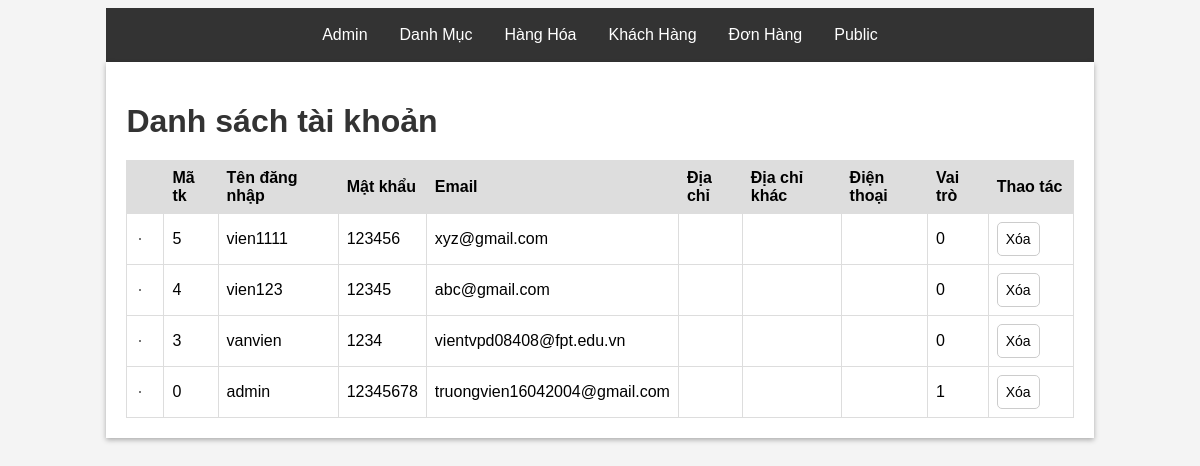
Page /admin/index.php?act=listkh on the committed database.
### tables this page shows
CREATE TABLE `customer` (
  `id` int(10) NOT NULL,
  `user` varchar(50) NOT NULL,
  `phone` varchar(50) DEFAULT NULL,
  `email` varchar(255) DEFAULT NULL,
  `address` varchar(255) DEFAULT NULL,
  `pass` varchar(50) NOT NULL,
  `role` tinyint(4) NOT NULL DEFAULT 0
);

### model/pdo.php (called while the page is built, shortened)
<?php
function pdo_get_connection(){
    $dburl = "mysql:host=localhost:3307;dbname=duan1;charset=utf8";
    $username = 'root';
    $password = '';
    $conn = new PDO($dburl, $username, $password);
    $conn->setAttribute(PDO::ATTR_ERRMODE, PDO::ERRMODE_EXCEPTION);
    return $conn;
}
function pdo_query($sql){
    $sql_args = array_slice(func_get_args(), 1);
    try{
        $conn = pdo_get_connection();
        $stmt = $conn->prepare($sql);
        $stmt->execute($sql_args);
        $rows = $stmt->fetchAll();
        return $rows;
    }
    catch(PDOException $e){
        throw $e;
    }
    finally{
        unset($conn);
    }
}

### model/taikhoan.php (called while the page is built, shortened)
<?php
function load_add_taikhoan(){
    $sql = "SELECT * FROM customer ORDER BY id desc";
    $listtaikhoan=pdo_query($sql);
    return $listtaikhoan;
}
?>

### admin/taikhoan/list.php (the view, shortened to what this page needs)
<div class="container">
        <div class="row fromtitle">
            <h1>Danh sách tài khoản</h1>
        </div>
        <div class="row fromcontent">
            <form action="" method="post">
                <div class="row mb10 mt20 formdsloai">
                    <table>
                        <tr>
                            <th></th>
                            <th>Mã tk</th>
                            <th>Tên đăng nhập</th>
                            <th>Mật khẩu</th>
                            <th>Email</th>
                            <th>Địa chỉ</th>
                            <th>Địa chỉ khác</th>
                            <th>Điện thoại</th>
                            <th>Vai trò</th>
                            <th>Thao tác</th>
                        </tr>
                        <?php
                            foreach ($listtaikhoan as $taikhoan) {
                                extract($taikhoan);
                                $xoatk='index.php?act=xoatk&id='.$id;
                                echo '<tr>
                                <td><input type="checkbox" name="" id=""></td>
                                <td>'.$id.'</td>
                                <td>'.$user.'</td>
                                <td>'.$pass.'</td>
                                <td>'.$email.'</td>
                                <td>'.$address.'</td>
                                <td>'.$address_other.'</td>
                                <td>'.$phone.'</td>
                                <td>'.$role.'</td>
                                <td> <a href="'.$xoatk.'"><input type="button" value="Xóa" ></a></td>
                            </tr>';
                            }
                        ?>
                    </table>
                </div>
            </form>
        </div>
    </div>

### view/CSS/admin.css (style rules this page uses)
body { font-family: Arial, sans-serif; background-color: #f4f4f4; }
.container { max-width: 80%; margin: 0 auto; padding: 20px; background-color: #fff; box-shadow: 0 2px 5px rgba(0, 0, 0, 0.3); }
h1 { color: #333; margin-bottom: 20px; }
form { flex-direction: column; }
input, textarea { width: 100%; padding: 8px; border: 1px solid #ccc; border-radius: 3px; font-size: 14px; }
a { text-decoration: none; }
table { border-collapse: collapse; width: 100%; }
th, td { border: 1px solid #dddddd; text-align: left; padding: 8px; }
th { background-color: #dddddd; }
input { align-items: center; width: 10%; }
input[type="button"], input[type="submit"], input[type="reset"] { border-radius: 5px; padding-right: 33px; background-color: white; border: 1px #CCC solid; }

### rows in the picture
customer: id "5", user "vien1111", pass "123456", email "xyz@gmail.com", role "0"
customer: id "4", user "vien123", pass "12345", email "abc@gmail.com", role "0"
customer: id "3", user "vanvien", pass "1234", email "vientvpd08408@fpt.edu.vn", role "0"
customer: id "0", user "admin", pass "12345678", email "truongvien16042004@gmail.com", role "1"
